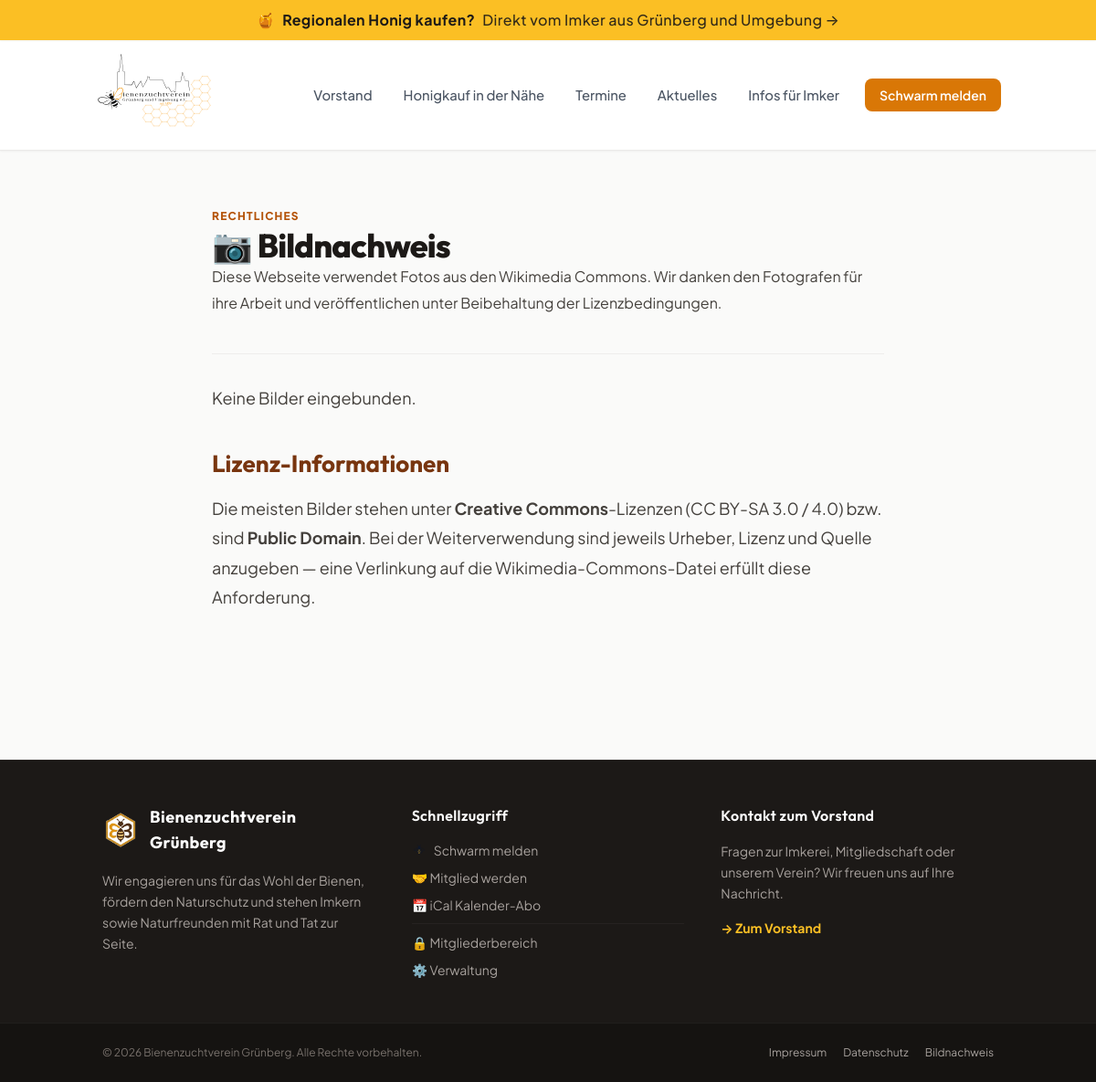
Screenshot of /bildnachweis.php with the database file from the repository.
### tables this page shows
CREATE TABLE page_blocks (
    slug          VARCHAR(100) NOT NULL,
    title         VARCHAR(255) DEFAULT NULL,
    body          MEDIUMTEXT,
    updated_at    DATETIME NOT NULL DEFAULT CURRENT_TIMESTAMP ON UPDATE CURRENT_TIMESTAMP,
    updated_by    INT UNSIGNED DEFAULT NULL,
    PRIMARY KEY (slug)
);

### library/Helpers.php (called while the page is built, shortened)
<?php
function h(?string $s): string
{
    return htmlspecialchars((string)$s, ENT_QUOTES | ENT_SUBSTITUTE, 'UTF-8');
}
function clean_html(?string $html): string
{
    $allowed = '<p><br><strong><em><b><i><u><ul><ol><li><a><h1><h2><h3><h4><blockquote><div><del><pre><code>';
    $clean = strip_tags($html, $allowed);
    $clean = preg_replace_callback('/<a\s+([^>]*)>/i', static function ($m) {
        $attrs = $m[1];
        $href  = '';
        if (preg_match('/href\s*=\s*"([^"]*)"/i', $attrs, $hm)) $href = $hm[1];
        elseif (preg_match("/href\s*=\s*'([^']*)'/i", $attrs, $hm)) $href = $hm[1];
        if (!preg_match('#^(https?:|mailto:|tel:|/)#i', $href)) {
            return '';
        }
        $title  = '';
        if (preg_match('/title\s*=\s*"([^"]*)"/i', $attrs, $tm)) $title = $tm[1];
        $target = (preg_match('/target\s*=\s*"_blank"/i', $attrs)) ? ' target="_blank" rel="noopener noreferrer"' : '';
        return '<a href="' . h($href) . '"' . ($title ? ' title="' . h($title) . '"' : '') . $target . '>';
    }, $clean) ?? '';
    return $clean;
}
function nav_active(string $path, string $current): string
{
    return ($path === $current) ? ' aria-current="page" class="font-semibold text-amber-700"' : '';
}
function webcal_url(string $path = '/termine.ics'): string
{
    $host = $_SERVER['HTTP_HOST'] ?? 'bienenzuchtverein-gruenberg.de';
    return 'webcal://' . $host . $path;
}
function block(string $slug, string $default = ''): string
{
    static $cache = [];
    if (!array_key_exists($slug, $cache)) {
        try {
            $stmt = Database::pdo()->prepare("SELECT body FROM page_blocks WHERE slug = ?");
            $stmt->execute([$slug]);
            $cache[$slug] = $stmt->fetchColumn();
        } catch (Throwable $e) {
            $cache[$slug] = false;
        }
    }
    return $cache[$slug] !== false ? (string)$cache[$slug] : $default;
}
function block_html(string $slug, string $default = ''): string
{
    return clean_html(block($slug, $default));
}
function lib_autoload(string $class): void
{
    $file = __DIR__ . '/' . $class . '.php';
}

### library/Database.php (called while the page is built, shortened)
<?php
final class Database
{
    private static ?PDO $pdo = null;
    public static function pdo(): PDO
    {
        if (self::$pdo !== null) {
            return self::$pdo;
        }
        if (defined('DB_SOCKET') && DB_SOCKET) {
            $dsn = sprintf('mysql:unix_socket=%s;dbname=%s;charset=utf8mb4', DB_SOCKET, DB_NAME);
        } else {
            $dsn = sprintf('mysql:host=%s;port=%d;dbname=%s;charset=utf8mb4',
                DB_HOST, DB_PORT, DB_NAME);
        }
        self::$pdo = new PDO($dsn, DB_USER, DB_PASS, [
            PDO::ATTR_ERRMODE            => PDO::ERRMODE_EXCEPTION,
            PDO::ATTR_DEFAULT_FETCH_MODE => PDO::FETCH_ASSOC,
            PDO::ATTR_EMULATE_PREPARES   => false,
            (defined('Pdo\Mysql::ATTR_INIT_COMMAND') ? \Pdo\Mysql::ATTR_INIT_COMMAND : PDO::MYSQL_ATTR_INIT_COMMAND)
                => 'SET NAMES utf8mb4 COLLATE utf8mb4_unicode_ci',
        ]);
        return self::$pdo;
    }
}

### public/bildnachweis.php (the view, shortened to what this page needs)
<?php
$credits = [];
$pixabay     = [];
Templates::header('Bildnachweis', '/bildnachweis.php');
?>
<section class="max-w-3xl mx-auto px-4 py-12 md:py-16 prose-bzv">
  <div class="border-b border-stone-200/60 pb-6 mb-8">
    <div class="text-xs uppercase tracking-widest text-honey-700 font-extrabold mb-1" data-edit-resource="page_blocks" data-edit-id="bildnachweis.eyebrow">
      <?= h(block('bildnachweis.eyebrow', 'Rechtliches')) ?>
    </div>
    <h1 class="text-3xl md:text-4xl font-display font-extrabold text-stone-900 tracking-tight" data-edit-resource="page_blocks" data-edit-id="bildnachweis.title">
      <?= h(block('bildnachweis.title', '📷 Bildnachweis')) ?>
    </h1>
    <p class="text-stone-500 mt-2 text-base leading-relaxed" data-edit-resource="page_blocks" data-edit-id="bildnachweis.subtitle">
      <?= h(block('bildnachweis.subtitle', 'Diese Webseite verwendet Fotos aus den Wikimedia Commons.')) ?>
    </p>
  </div>
  <?php if (!$credits && !$pixabay): ?>
    <p>Keine Bilder eingebunden.</p>
  <?php endif; ?>
  <div data-edit-resource="page_blocks" data-edit-id="bildnachweis.footer">
    <?= block_html('bildnachweis.footer', '<h2>Lizenz-Informationen</h2><p>Die meisten Bilder stehen unter <strong>Creative Commons</strong>-Lizenzen bzw. sind <strong>Public Domain</strong>.</p>') ?>
  </div>
</section>
<?php Templates::footer(); ?>

### library/Templates.php (shortened to what this page needs)
<?php
final class Templates
{
    public static function header(string $pageTitle = '', string $currentPath = '/'): void
    {
        ?>
<!DOCTYPE html>
<html lang="de" class="scroll-smooth">
<head>
    <script src="https://cdn.tailwindcss.com"></script>
</head>
<body class="min-h-screen bg-stone-50 text-stone-900 font-sans flex flex-col antialiased">
<a href="/imker.php" class="relative block bg-gradient-to-r from-amber-400 via-honey-400 to-amber-400 text-stone-900 text-center py-2.5 px-4 font-bold tracking-wide shadow-sm hover:brightness-105 transition duration-150 z-50">
  <div class="max-w-5xl mx-auto flex items-center justify-center gap-2 text-sm sm:text-base">
    <span class="text-base">🍯</span>
    <span data-edit-resource="page_blocks" data-edit-id="banner.honig.text">
      <?= h(block('banner.honig.text', 'Regionalen Honig kaufen?')) ?>
    </span>
    <span class="hidden sm:inline font-medium text-stone-900/90" data-edit-resource="page_blocks" data-edit-id="banner.honig.suffix">
      <?= h(block('banner.honig.suffix', 'Direkt vom Imker aus Grünberg und Umgebung →')) ?>
    </span>
  </div>
</a>
<header class="sticky top-0 bg-white/90 backdrop-blur-md border-b border-stone-200/80 shadow-sm z-40 transition-all duration-300">
  <div class="max-w-5xl mx-auto px-4 py-3 flex items-center justify-between">
    <a href="/" class="flex items-center group" aria-label="Zur Startseite">
      <img src="/assets/logo.svg" alt="<?= h(SITE_NAME) ?>"
           class="h-20 md:h-24 w-auto group-hover:scale-[1.02] transition-transform duration-200"
           width="1836" height="1336">
    </a>
    <nav class="hidden md:flex items-center gap-1.5">
      <a href="/vorstand.php"<?= nav_active('/vorstand.php', $currentPath) ?>>Vorstand</a>
      <a href="/imker.php"<?= nav_active('/imker.php', $currentPath) ?>>Honigkauf in der Nähe</a>
      <a href="/termine.php"<?= nav_active('/termine.php', $currentPath) ?>>Termine</a>
      <a href="/aktuelles.php"<?= nav_active('/aktuelles.php', $currentPath) ?>>Aktuelles</a>
      <a href="/infos.php"<?= nav_active('/infos.php', $currentPath) ?>>Infos für Imker</a>
      <a href="/schwarm.php" class="ml-2 bg-amber-600 hover:bg-amber-700 text-white font-semibold px-4 py-2 rounded-lg text-sm transition-all shadow-sm hover:shadow shadow-amber-600/10">Schwarm melden</a>
    </nav>
  </div>
</header>
<main class="flex-1">
<?php
    }
    public static function footer(): void
    {
        ?>
</main>
<footer class="mt-20 bg-stone-900 border-t border-stone-800 text-stone-400 text-sm">
  <div class="max-w-5xl mx-auto px-6 py-12 grid sm:grid-cols-3 gap-10">
    <div class="space-y-4">
      <div class="flex items-center gap-3">
        <img src="/assets/favicon.png" alt="" class="w-10 h-10 object-contain shrink-0" width="256" height="256">
        <span class="font-display font-bold text-white text-lg tracking-wide"><?= h(SITE_NAME) ?></span>
      </div>
      <p class="text-stone-400 leading-relaxed max-w-xs">
        Wir engagieren uns für das Wohl der Bienen, fördern den Naturschutz und stehen Imkern sowie Naturfreunden mit Rat und Tat zur Seite.
      </p>
    </div>
    <div>
      <div class="font-display font-semibold text-white text-base tracking-wide mb-4" data-edit-resource="page_blocks" data-edit-id="footer.quicklinks.title">
        <?= h(block('footer.quicklinks.title', 'Schnellzugriff')) ?>
      </div>
      <ul class="space-y-2.5">
        <li><a href="/schwarm.php" class="hover:text-amber-400 transition-colors flex items-center gap-2"><img src="/assets/bee.svg" alt="" class="w-4 h-4">Schwarm melden</a></li>
        <li><a href="/mitglied-werden.php" class="hover:text-amber-400 transition-colors flex items-center gap-2">🤝 Mitglied werden</a></li>
        <li><a href="<?= h(webcal_url('/termine.ics')) ?>" class="hover:text-amber-400 transition-colors flex items-center gap-2">📅 iCal Kalender-Abo</a></li>
        <li><a href="/mitglieder/" class="hover:text-amber-400 transition-colors flex items-center gap-2 border-t border-stone-800/80 pt-2.5 mt-2">🔒 Mitgliederbereich</a></li>
        <li><a href="/admin/login.php" class="hover:text-amber-400 transition-colors flex items-center gap-2">⚙️ Verwaltung</a></li>
      </ul>
    </div>
    <div class="space-y-4">
      <div class="font-display font-semibold text-white text-base tracking-wide" data-edit-resource="page_blocks" data-edit-id="footer.kontakt.title">
        <?= h(block('footer.kontakt.title', 'Kontakt zum Vorstand')) ?>
      </div>
      <p class="text-stone-400 leading-relaxed" data-edit-resource="page_blocks" data-edit-id="footer.kontakt.body">
        <?= h(block('footer.kontakt.body', 'Fragen zur Imkerei, Mitgliedschaft oder unserem Verein? Wir freuen uns auf Ihre Nachricht.')) ?>
      </p>
      <a href="/vorstand.php" class="inline-flex items-center gap-2 text-amber-400 hover:text-amber-300 font-bold transition-colors">
        → Zum Vorstand
      </a>
    </div>
  </div>
  <div class="border-t border-stone-800/60 bg-stone-950/40">
    <div class="max-w-5xl mx-auto px-6 py-6 flex flex-col sm:flex-row items-center justify-between gap-4 text-xs">
      <span class="text-stone-500">© <?= date('Y') ?> <?= h(SITE_NAME) ?>. Alle Rechte vorbehalten.</span>
      <span class="space-x-4">
        <a href="/impressum.php" class="hover:text-white transition-colors">Impressum</a>
        <a href="/datenschutz.php" class="hover:text-white transition-colors">Datenschutz</a>
        <a href="/bildnachweis.php" class="hover:text-white transition-colors">Bildnachweis</a>
      </span>
    </div>
  </div>
</footer>
</body>
</html>
<?php
    }
}

### library/Templates.php (style rules this page uses)
body { text-rendering: optimizeLegibility; -webkit-font-smoothing: antialiased; }
header nav a { color: #4b5563; padding: 0.5rem 0.875rem; border-radius: 0.5rem; transition: all 0.2s cubic-bezier(0.4, 0, 0.2, 1); font-weight: 500; font-size: 0.925rem; display: inline-flex; align-items: center; gap: 0.25rem; }
.prose-bzv { font-size: 1.0625rem; line-height: 1.8; color: #44403c; }
@media (min-width: 768px) { .prose-bzv { font-size: 1.125rem; } }
.prose-bzv h2 { font-family: 'Outfit', sans-serif; font-size: 1.625rem; font-weight: 700; margin: 2.5rem 0 1rem; color: #78350f; line-height: 1.25; }
.prose-bzv p, .prose-bzv > div { margin: 0 0 1em; line-height: 1.8; color: #44403c; }
.prose-bzv p + p, .prose-bzv > div + div, .prose-bzv p + div, .prose-bzv > div + p { margin-top: 1.8em; }

### rows the page displays
page_blocks: body "Regionalen Honig kaufen?"
page_blocks: body "Direkt vom Imker aus Grünberg und Umgebung →"
page_blocks: body "RECHTLICHES"
page_blocks: body "📷 Bildnachweis"
page_blocks: body "Diese Webseite verwendet Fotos aus den Wikimedia Commons. Wir danken den Fotografen für ihre Arbeit und veröffentlichen unter Beibehaltung der Lizenzbedingungen."
page_blocks: body "Lizenz-Informationen Die meisten Bilder stehen unter Creative Commons -Lizenzen (CC BY-SA 3.0 / 4.0) bzw. sind Public Domain . Bei der Weiterverwendung sind jeweils Urheber, Lizenz und Quelle anzugeben — eine Verlinkung auf die Wikimedia-Commons-Datei erfüllt diese Anforderung."
page_blocks: body "Schnellzugriff"
page_blocks: body "Kontakt zum Vorstand"
page_blocks: body "Fragen zur Imkerei, Mitgliedschaft oder unserem Verein? Wir freuen uns auf Ihre Nachricht."

### other values shown
SITE_NAME "Bienenzuchtverein Grünberg"
